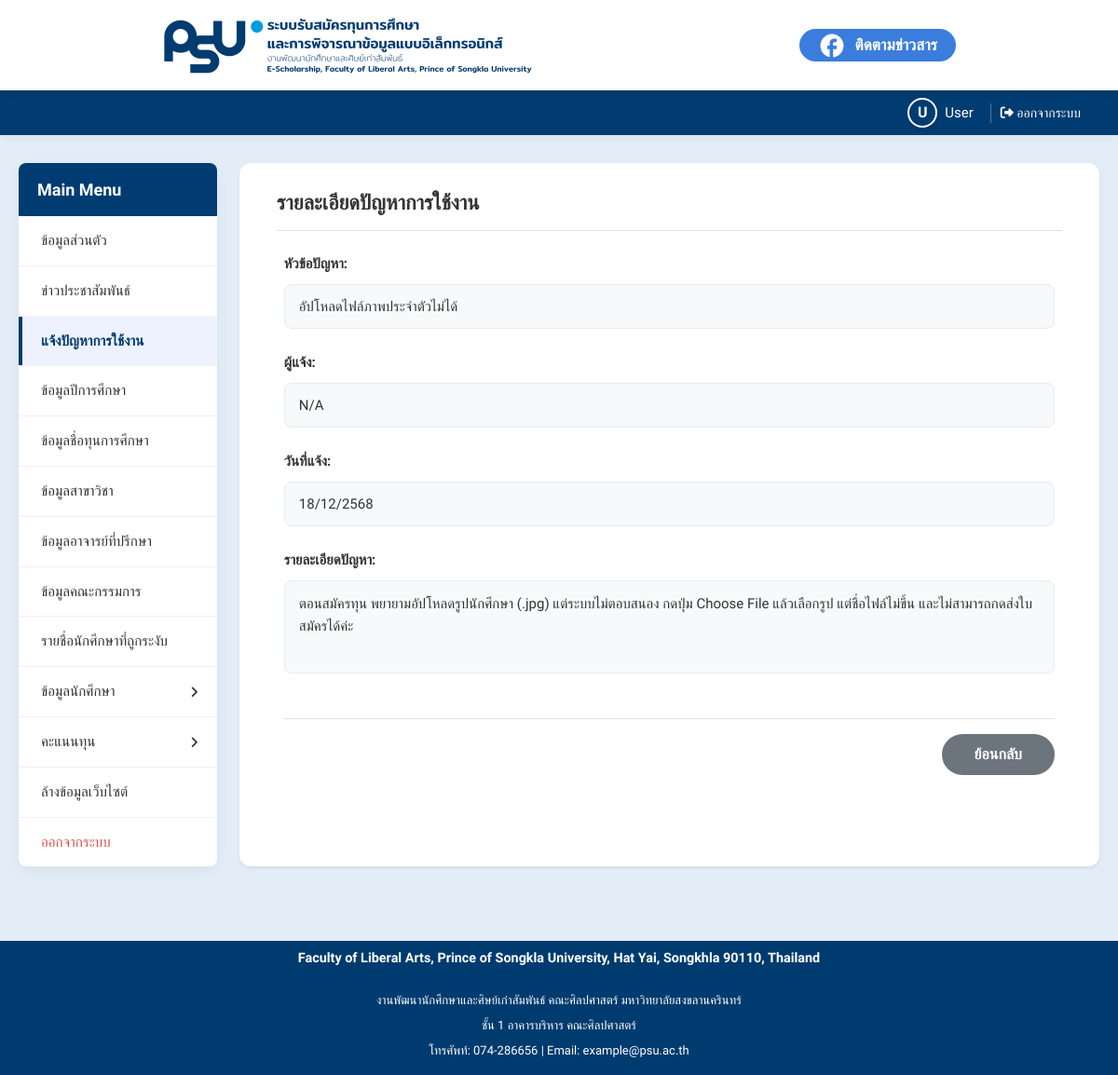
Screenshot of /admin/issues/issue_view.php?id=2 with the database file from the repository.
### tables this page shows
CREATE TABLE `tb_issue` (
  `issue_id` int(11) NOT NULL,
  `issue_topic` varchar(255) NOT NULL,
  `issue_details` text NOT NULL,
  `student_id` int(10) NOT NULL,
  `issue_date` datetime NOT NULL
);

### admin/issues/issue_view.php (the view, shortened to what this page needs)
<?php
include '../../include/config.php';
$page_title = "รายละเอียดปัญหาการใช้งาน";
$issue_title = "N/A";
$issue_reporter = "N/A";
$issue_date = "N/A";
$issue_details = "ไม่พบข้อมูล";
if (isset($_GET['id']) && !empty($_GET['id'])) {
    $issue_id = mysqli_real_escape_string($connect1, $_GET['id']);
    $sql = "SELECT
                i.issue_topic,
                i.issue_details,
                i.issue_date,
                s.st_firstname,
                s.st_lastname,
                s.st_code
            FROM
                tb_issue AS i
            LEFT JOIN
                tb_student AS s ON i.student_id = s.st_id
            WHERE
                i.issue_id = '$issue_id'";
    $result = mysqli_query($connect1, $sql);
    if ($result && mysqli_num_rows($result) > 0) {
        $issue_data = mysqli_fetch_assoc($result);
        $issue_title = $issue_data['issue_topic'] ?: "N/A";
        if (!empty($issue_data['st_firstname'])) {
            $issue_reporter = $issue_data['st_firstname'] . ' ' . $issue_data['st_lastname'] . ' (' . $issue_data['st_code'] . ')';
        } else {
            $issue_reporter = "N/A";
        }
        $issue_date = date('d/m/', strtotime($issue_data['issue_date'])) . (date('Y', strtotime($issue_data['issue_date'])) + 543);
        $issue_details = $issue_data['issue_details'] ?: "ไม่พบข้อมูล";
    }
}
include '../../include/header.php';
?>
<!DOCTYPE html>
<html lang="th">
<head>
    <link href="https://cdn.jsdelivr.net/npm/bootstrap@5.3.2/dist/css/bootstrap.min.css" rel="stylesheet">
    <link rel="stylesheet" href="../../assets/css/global2.css">
    <link rel="stylesheet" href="../../assets/css/layout.css">
    <link rel="stylesheet" href="../../assets/css/navigation.css">
    <link rel="stylesheet" href="../../assets/css/ui-elements.css">
    <link rel="stylesheet" href="../../assets/css/forms.css">
    <link rel="stylesheet" href="../../assets/css/tables.css">
    <link rel="stylesheet" href="../../assets/css/pages.css">
    <link rel="stylesheet" href="https://cdnjs.cloudflare.com/ajax/libs/font-awesome/6.4.2/css/all.min.css">
</head>
<body>
    <div class="sticky-header-wrapper">
        <?php include('../../include/navbar.php'); ?>
        <?php include('../../include/status_bar.php'); ?>
    </div>
    <div class="container-fluid dashboard-container">
        <div class="row g-4">
            <div class="col-12 col-sidebar-20">
                <?php include '../../include/sidebar.php'; ?>
            </div>
            <div class="col-12 col-main-80">
                <main class="main-content shadow-sm">
                    <div class="content-header border-bottom pb-3 mb-4">
                        <h1 class="m-0 fw-bold" style="font-size: 22px; color: #333;"><?php echo $page_title; ?></h1>
                    </div>
                    <div class="details-view px-2">
                        <div class="mb-4">
                            <label class="detail-label-bold">หัวข้อปัญหา:</label>
                            <div class="detail-box-gray"><?php echo htmlspecialchars($issue_title); ?></div>
                        </div>
                        <div class="mb-4">
                            <label class="detail-label-bold">ผู้แจ้ง:</label>
                            <div class="detail-box-gray"><?php echo htmlspecialchars($issue_reporter); ?></div>
                        </div>
                        <div class="mb-4">
                            <label class="detail-label-bold">วันที่แจ้ง:</label>
                            <div class="detail-box-gray"><?php echo htmlspecialchars($issue_date); ?></div>
                        </div>
                        <div class="mb-4">
                            <label class="detail-label-bold">รายละเอียดปัญหา:</label>
                            <div class="detail-box-gray textarea-style"><?php echo nl2br(htmlspecialchars($issue_details)); ?></div>
                        </div>
                        <div class="d-flex justify-content-end mt-5 pt-3 border-top">
                            <a href="../issues/issue.php" class="btn-dark-gray-pill">ย้อนกลับ</a>
                        </div>
                    </div>
                </main>
            </div>
        </div>
    </div>
    <?php include '../../include/footer.php'; ?>
</body>
</html>

### assets/css/global.css (style rules this page uses)
:root { --primary-blue: #3b7ddd; --primary-blue-hover: #3167b8; --facebook-blue: #1877F2; --facebook-blue-hover: #166FE5; --dark-blue: #123985; --dark-red: #ff0000; --navy-blue: #003c71; --light-blue: #eef2ff; --border-color: #f0f0f0; }
body, html { margin: 0; padding: 0; font-family: 'Prompt', sans-serif; background-color: #e3edf7; box-sizing: border-box; min-height: 100vh; }
label { font-weight: 500; color: #000000; margin-bottom: 8px; }

### assets/css/global2.css (style rules this page uses)
:root { --primary-blue: #3b7ddd; --dark-blue: #123985; --bg-light: #e3edf7; --disabled-gray: #e9ecef; --footer-dark-blue: #003b6f; --facebook-blue: #1877F2; --facebook-blue-hover: #166FE5; }
body, html { margin: 0; padding: 0; font-family: 'Prompt', sans-serif; background-color: var(--bg-light); }
.btn-dark-gray-pill { background-color: #6c757d !important; color: #ffffff !important; padding: 10px 35px; border-radius: 30px; font-weight: 600; text-decoration: none; border: none; display: inline-block; transition: all 0.3s; }

### assets/css/layout.css (style rules this page uses)
.dashboard-container { max-width: 1400px; margin: 30px auto; padding: 0 20px; }
.main-content { background-color: #ffffff; padding: 30px 40px; box-shadow: 0 4px 15px rgba(0, 0, 0, 0.08); border-radius: 12px; height: 100%; min-height: 500px; }
.sticky-header-wrapper { position: sticky; top: 0; z-index: 1100; width: 100%; background-color: #fff; box-shadow: 0 2px 10px rgba(0,0,0,0.05); }
@media (min-width: 992px) { .col-sidebar-20 { flex: 0 0 20% !important; width: 20% !important; } }
@media (min-width: 992px) { .col-main-80 { flex: 0 0 80% !important; width: 80% !important; } }
.content-header { display: flex; justify-content: space-between; align-items: center; font-size: 22px; font-weight: 700; color: #333; padding-bottom: 15px; margin-bottom: 25px; border-bottom: 2px solid #e9ecef; }
.col-sidebar-20 { flex: 0 0 20%; width: 20%; }
.col-main-80 { flex: 0 0 80%; width: 80%; }

### assets/css/ui-elements.css (style rules this page uses)
.detail-label-bold { display: block; font-weight: 700; color: #333; margin-bottom: 10px; font-size: 15px; }
.detail-box-gray { width: 100%; background-color: #f8f9fa; border: 1px solid #e9ecef; border-radius: 8px; padding: 12px 15px; min-height: 48px; color: #333; font-size: 15px; display: flex; align-items: center; margin-bottom: 25px; box-sizing: border-box; }
.detail-box-gray.textarea-style { align-items: flex-start; min-height: 100px; white-space: pre-wrap; line-height: 1.6; }

### admin/issues/issue_view.php (style rules this page uses)
body { display: flex; flex-direction: column; min-height: 100vh; margin: 0; }
.dashboard-container { flex: 1 0 auto; }

### include/sidebar.php (style rules this page uses)
:root { --primary-blue: #003c71; --light-blue: #eef2ff; --border-color: #f0f0f0; }

### rows the page displays
tb_issue: issue_topic "อัปโหลดไฟล์ภาพประจำตัวไม่ได้", issue_date "18/12/2568", issue_details "ตอนสมัครทุน พยายามอัปโหลดรูปนักศึกษา (.jpg) แต่ระบบไม่ตอบสนอง กดปุ่ม Choose File แล้วเลือกรูป แต่ชื่อไฟล์ไม่ขึ้น และไม่สามารถกดส่งใบสมัครได้ค่ะ"

### other values shown
$first_char "U"
$display_name "User"
$page_title "รายละเอียดปัญหาการใช้งาน"
$issue_reporter "N/A"
